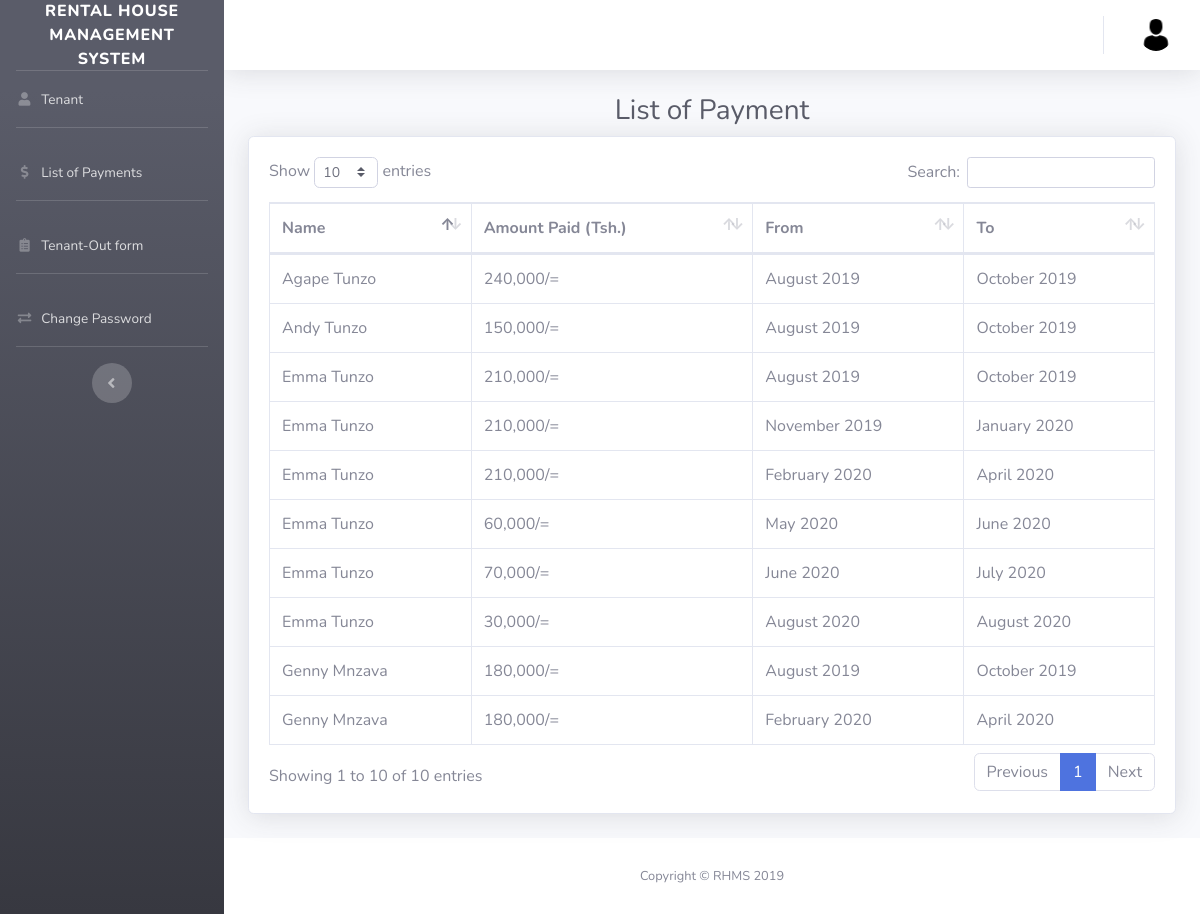
Page /list.php on the committed database.
### tables this page shows
CREATE TABLE `payment` (
  `payment_id` int(3) NOT NULL,
  `tenant_id` int(7) NOT NULL,
  `ref_no` varchar(11) NOT NULL,
  `amount` int(7) NOT NULL,
  `pay_from` text NOT NULL,
  `pay_to` text NOT NULL,
  `date` datetime NOT NULL
);

CREATE TABLE `tenant` (
  `tenant_id` int(3) NOT NULL,
  `fname` text NOT NULL,
  `lname` text NOT NULL,
  `programme` varchar(30) NOT NULL,
  `reg_no` varchar(20) NOT NULL,
  `occupation` text NOT NULL,
  `p_no` varchar(15) NOT NULL,
  `pno1` varchar(15) NOT NULL,
  `e_address` varchar(30) NOT NULL,
  `p_address` varchar(40) NOT NULL,
  `city` varchar(15) NOT NULL,
  `region` varchar(15) NOT NULL,
  `u_name` text NOT NULL,
  `p_word` text NOT NULL,
  `day_reg` date NOT NULL,
  `status` int(2) NOT NULL
);

### list.php (the view, shortened to what this page needs)
<!DOCTYPE html>
<html lang="en">
<head>
  <link href="vendor/fontawesome-free/css/all.min.css" rel="stylesheet" type="text/css">
  <link href="css/sb-admin-2.min.css" rel="stylesheet">
  <link href="vendor/datatables/dataTables.bootstrap4.min.css" rel="stylesheet">
</head>
<body id="page-top">
  <div id="wrapper">
    <ul class="navbar-nav bg-gradient-dark sidebar sidebar-dark accordion" id="accordionSidebar">
      <a class="sidebar-brand d-flex align-items-center justify-content-center" href="manager_home.php">
        <div class="sidebar-brand-text mx-3">Rental House Management System</div>
      </a>
      <hr class="sidebar-divider my-0">
      <li class="nav-item">
        <a class="nav-link" href="manager_home.php">
          <i class="fas fa-fw fa-user"></i>
          <span>Tenant</span></a>
      </li>
      <hr class="sidebar-divider">
      <li class="nav-item">
        <a class="nav-link" href="list.php">
          <i class="fas fa-fw fa-dollar-sign"></i>
          <span>List of Payments</span></a>
      </li>
      <hr class="sidebar-divider">
      <li class="nav-item">
        <a class="nav-link" href="mform_out.php">
          <i class="fas fa-fw fa-clipboard-list"></i>
          <span>Tenant-Out form</span>
        </a>
      </li>
      <hr class="sidebar-divider">
      <li class="nav-item">
        <a class="nav-link" href="m_change.php">
          <i class="fas fa-fw fa-exchange-alt"></i>
          <span>Change Password</span>
        </a>
      </li>
      <hr class="sidebar-divider d-none d-md-block">
      <div class="text-center d-none d-md-inline">
        <button class="rounded-circle border-0" id="sidebarToggle"></button>
      </div>
    </ul>
    <div id="content-wrapper" class="d-flex flex-column">
      <div id="content">
        <nav class="navbar navbar-expand navbar-light bg-white topbar mb-4 static-top shadow">
          <ul class="navbar-nav ml-auto">
            <li class="nav-item dropdown no-arrow">
              <a class="nav-link dropdown-toggle" href="#" id="userDropdown" role="button" data-toggle="dropdown" aria-haspopup="true" aria-expanded="false">
                <span class="mr-2 d-none d-lg-inline text-gray-600 small"><?php
                include "conn.php";
                  ?></span>
                <img class="img-profile rounded-circle" src="user.png">
              </a>
            </li>
          </ul>
        </nav>
        <div class="container-fluid">
          <h1 class="h3 mb-2 text-gray-800" align = "center">List of Payment</h1>
          <div class="card shadow mb-4">
            <div class="card-body">
              <div class="table-responsive">
                <table class="table table-bordered" id="dataTable" width="100%" cellspacing="0">
                  <thead>
                    <tr>
                      <th>Name</th>
                      <th>Amount Paid (Tsh.)</th>
                      <th>From</th>
                      <th>To</th>
                    </tr>
                  </thead>
                  <tbody>
                    <?php
                    $sql = "SELECT * FROM payment";
                    $result = mysqli_query($con, $sql);
                    $row = mysqli_fetch_assoc($result);
                    do{
                      $t_id = $row['tenant_id'];
                      $query = "SELECT * FROM tenant WHERE tenant_id = '$t_id'";
                      $result1 = mysqli_query($con, $query);
                      $row1=mysqli_fetch_assoc($result1);
                      do{
                        $fname = $row1['fname'];
                        $lname = $row1['lname'];
                        $row1 = mysqli_fetch_assoc($result1);
                      }while ($row1);
                      $amount = $row['amount'];
                      $from = $row['pay_from'];
                      $to = $row['pay_to'];
                        echo '<tr>';
                        echo '<td>'.$fname.' '.$lname.'</td>';
                        echo '<td>'.number_format($amount).'/=</td>';
                        echo '<td>'.$from.'</td>';
                        echo '<td>'.$to.'</td>';
                        echo '</tr>';
                      $row = mysqli_fetch_assoc($result);
                    }while ($row);
                     ?>
                  </tbody>
                </table>
              </div>
            </div>
          </div>
      </div>
      </div>
      <footer class="sticky-footer bg-white">
        <div class="container my-auto">
          <div class="copyright text-center my-auto">
            <span>Copyright &copy; RHMS 2019</span>
          </div>
        </div>
      </footer>
    </div>
  </div>
</body>
</html>

### rows in the picture
payment: tenant.fname "Genny", tenant.lname "Mnzava", amount "180,000", pay_from "August 2019", pay_to "October 2019"
payment: tenant.fname "Genny", tenant.lname "Mnzava", amount "180,000", pay_from "February 2020", pay_to "April 2020"
payment: tenant.fname "Emma", tenant.lname "Tunzo", amount "210,000", pay_from "August 2019", pay_to "October 2019"
payment: tenant.fname "Emma", tenant.lname "Tunzo", amount "210,000", pay_from "November 2019", pay_to "January 2020"
payment: tenant.fname "Emma", tenant.lname "Tunzo", amount "210,000", pay_from "February 2020", pay_to "April 2020"
payment: tenant.fname "Agape", tenant.lname "Tunzo", amount "240,000", pay_from "August 2019", pay_to "October 2019"
payment: tenant.fname "Emma", tenant.lname "Tunzo", amount "60,000", pay_from "May 2020", pay_to "June 2020"
payment: tenant.fname "Emma", tenant.lname "Tunzo", amount "70,000", pay_from "June 2020", pay_to "July 2020"
payment: tenant.fname "Emma", tenant.lname "Tunzo", amount "30,000", pay_from "August 2020", pay_to "August 2020"
payment: tenant.fname "Andy", tenant.lname "Tunzo", amount "150,000", pay_from "August 2019", pay_to "October 2019"
